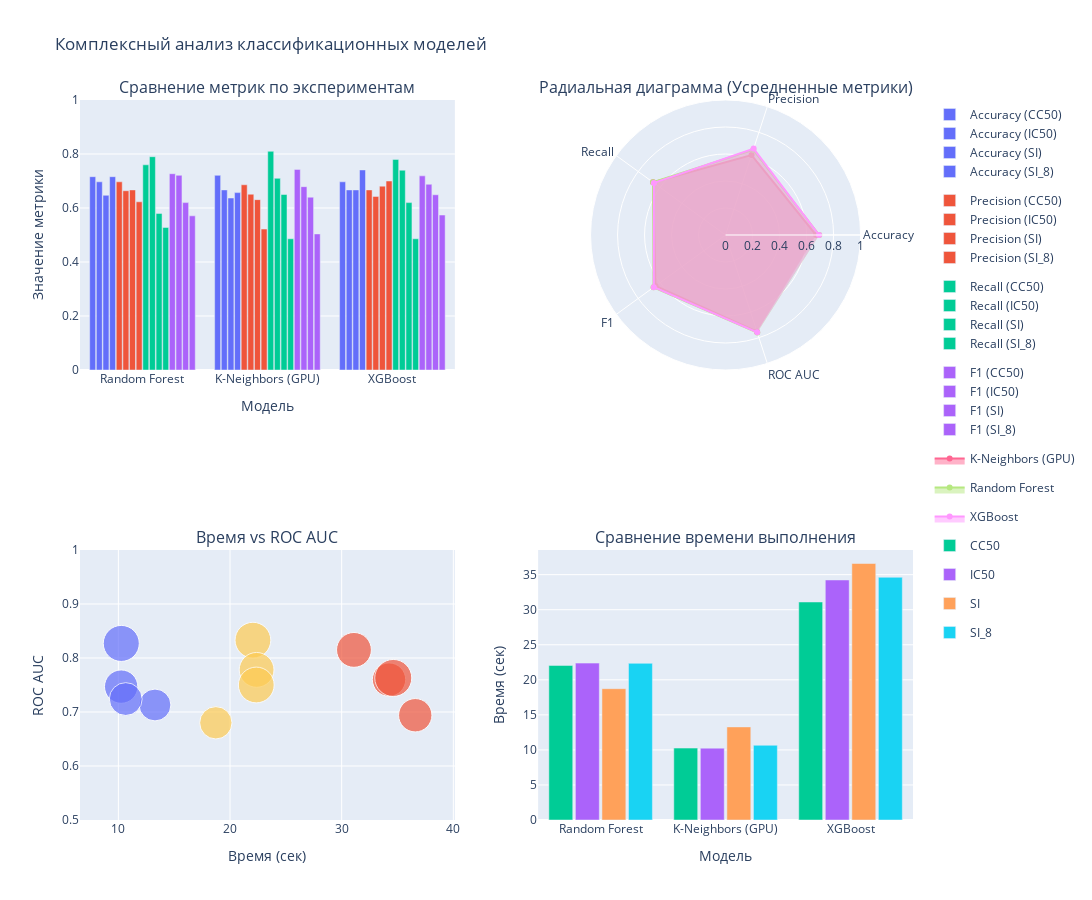

The notebook cell this image was saved under:
### Code cell
data = [
    {'Model': 'Random Forest', 'Accuracy': 0.716, 'Precision': 0.697, 'Recall': 0.76, 
     'F1': 0.727, 'ROC AUC': 0.833, 'Time (sec)': 22.05, 'Experiment': 'CC50'},
    {'Model': 'K-Neighbors (GPU)', 'Accuracy': 0.721, 'Precision': 0.686, 'Recall': 0.81, 
     'F1': 0.743, 'ROC AUC': 0.827, 'Time (sec)': 10.26, 'Experiment': 'CC50'},
    {'Model': 'XGBoost', 'Accuracy': 0.697, 'Precision': 0.667, 'Recall': 0.78, 
     'F1': 0.719, 'ROC AUC': 0.815, 'Time (sec)': 31.1, 'Experiment': 'CC50'},
    
    {'Model': 'XGBoost', 'Accuracy': 0.667, 'Precision': 0.643, 'Recall': 0.74, 
     'F1': 0.688, 'ROC AUC': 0.760, 'Time (sec)': 34.24, 'Experiment': 'IC50'},
    {'Model': 'K-Neighbors (GPU)', 'Accuracy': 0.667, 'Precision': 0.651, 'Recall': 0.71, 
     'F1': 0.679, 'ROC AUC': 0.747, 'Time (sec)': 10.25, 'Experiment': 'IC50'},
    {'Model': 'Random Forest', 'Accuracy': 0.697, 'Precision': 0.664, 'Recall': 0.79, 
     'F1': 0.721, 'ROC AUC': 0.778, 'Time (sec)': 22.38, 'Experiment': 'IC50'},
    
    {'Model': 'XGBoost', 'Accuracy': 0.667, 'Precision': 0.681, 'Recall': 0.62, 
     'F1': 0.649, 'ROC AUC': 0.694, 'Time (sec)': 36.59, 'Experiment': 'SI'},
    {'Model': 'K-Neighbors (GPU)', 'Accuracy': 0.637, 'Precision': 0.631, 'Recall': 0.65, 
     'F1': 0.640, 'ROC AUC': 0.713, 'Time (sec)': 13.28, 'Experiment': 'SI'},
    {'Model': 'Random Forest', 'Accuracy': 0.647, 'Precision': 0.667, 'Recall': 0.58, 
     'F1': 0.620, 'ROC AUC': 0.680, 'Time (sec)': 18.73, 'Experiment': 'SI'},
    
    {'Model': 'XGBoost', 'Accuracy': 0.741, 'Precision': 0.700, 'Recall': 0.486, 
     'F1': 0.574, 'ROC AUC': 0.763, 'Time (sec)': 34.62, 'Experiment': 'SI_8'},
    {'Model': 'K-Neighbors (GPU)', 'Accuracy': 0.657, 'Precision': 0.522, 'Recall': 0.486, 
     'F1': 0.504, 'ROC AUC': 0.724, 'Time (sec)': 10.66, 'Experiment': 'SI_8'},
    {'Model': 'Random Forest', 'Accuracy': 0.716, 'Precision': 0.623, 'Recall': 0.528, 
     'F1': 0.571, 'ROC AUC': 0.750, 'Time (sec)': 22.35, 'Experiment': 'SI_8'}
]

df = pd.DataFrame(data)

fig = make_subplots(
    rows=2, cols=2,
    specs=[[{"type": "xy"}, {"type": "polar"}],
           [{"type": "xy"}, {"type": "xy"}]],
    subplot_titles=("Сравнение метрик по экспериментам", 
                   "Радиальная диаграмма (Усредненные метрики)",
                   "Время vs ROC AUC",
                   "Сравнение времени выполнения")
)


metrics = ['Accuracy', 'Precision', 'Recall', 'F1', 'ROC AUC']
for i, metric in enumerate(metrics[:4]):
    for exp in df['Experiment'].unique():
        exp_data = df[df['Experiment'] == exp]
        fig.add_trace(
            go.Bar(
                x=exp_data['Model'],
                y=exp_data[metric],
                name=f"{metric} ({exp})",
                legendgroup=metric,
                marker_color=px.colors.qualitative.Plotly[i],
                showlegend=True
            ),
            row=1, col=1
        )

avg_metrics = df.groupby('Model').mean(numeric_only=True).reset_index()

for model in avg_metrics['Model'].unique():
    model_data = avg_metrics[avg_metrics['Model'] == model].iloc[0]
    fig.add_trace(
        go.Scatterpolar(
            r=[model_data['Accuracy'], model_data['Precision'], 
               model_data['Recall'], model_data['F1'], model_data['ROC AUC']],
            theta=['Accuracy', 'Precision', 'Recall', 'F1', 'ROC AUC'],
            fill='toself',
            name=model,
            subplot="polar"
        ),
        row=1, col=2
    )

for model in df['Model'].unique():
    model_data = df[df['Model'] == model]
    fig.add_trace(
        go.Scatter(
            x=model_data['Time (sec)'],
            y=model_data['ROC AUC'],
            mode='markers',
            marker_size=model_data['Accuracy']*50,
            name=model,
            text=model_data['Experiment'],
            hovertemplate="<b>%{text}</b><br>Time: %{x}s<br>ROC AUC: %{y}<br>Accuracy: %{marker.size:.1f}%",
            showlegend=False
        ),
        row=2, col=1
    )

for exp in df['Experiment'].unique():
    exp_data = df[df['Experiment'] == exp]
    fig.add_trace(
        go.Bar(
            x=exp_data['Model'],
            y=exp_data['Time (sec)'],
            name=exp,
            showlegend=True
        ),
        row=2, col=2
    )

fig.update_layout(
    height=900,
    width=1200,
    title_text="Комплексный анализ классификационных моделей",
    polar=dict(
        radialaxis=dict(
            visible=True,
            range=[0, 1]
        )
    ),
    bargap=0.15,
    bargroupgap=0.1
)

fig.update_yaxes(title_text="Значение метрики", range=[0, 1], row=1, col=1)
fig.update_yaxes(title_text="ROC AUC", range=[0.5, 1], row=2, col=1)
fig.update_xaxes(title_text="Модель", row=1, col=1)
fig.update_xaxes(title_text="Время (сек)", row=2, col=1)
fig.update_xaxes(title_text="Модель", row=2, col=2)
fig.update_yaxes(title_text="Время (сек)", row=2, col=2)

fig.show()

### Figure 1 — Plotly figure (JSON) as saved in the notebook; plotly's stock layout.template omitted (floating-point values rounded to 4 significant figures)
{"data": [{"legendgroup": "Accuracy", "marker": {"color": "#636EFA"}, "name": "Accuracy (CC50)", "showlegend": true, "type": "bar", "x": ["Random Forest", "K-Neighbors (GPU)", "XGBoost"], "xaxis": "x", "y": [0.716, 0.721, 0.697], "yaxis": "y"}, {"legendgroup": "Accuracy", "marker": {"color": "#636EFA"}, "name": "Accuracy (IC50)", "showlegend": true, "type": "bar", "x": ["XGBoost", "K-Neighbors (GPU)", "Random Forest"], "xaxis": "x", "y": [0.667, 0.667, 0.697], "yaxis": "y"}, {"legendgroup": "Accuracy", "marker": {"color": "#636EFA"}, "name": "Accuracy (SI)", "showlegend": true, "type": "bar", "x": ["XGBoost", "K-Neighbors (GPU)", "Random Forest"], "xaxis": "x", "y": [0.667, 0.637, 0.647], "yaxis": "y"}, {"legendgroup": "Accuracy", "marker": {"color": "#636EFA"}, "name": "Accuracy (SI_8)", "showlegend": true, "type": "bar", "x": ["XGBoost", "K-Neighbors (GPU)", "Random Forest"], "xaxis": "x", "y": [0.741, 0.657, 0.716], "yaxis": "y"}, {"legendgroup": "Precision", "marker": {"color": "#EF553B"}, "name": "Precision (CC50)", "showlegend": true, "type": "bar", "x": ["Random Forest", "K-Neighbors (GPU)", "XGBoost"], "xaxis": "x", "y": [0.697, 0.686, 0.667], "yaxis": "y"}, {"legendgroup": "Precision", "marker": {"color": "#EF553B"}, "name": "Precision (IC50)", "showlegend": true, "type": "bar", "x": ["XGBoost", "K-Neighbors (GPU)", "Random Forest"], "xaxis": "x", "y": [0.643, 0.651, 0.664], "yaxis": "y"}, {"legendgroup": "Precision", "marker": {"color": "#EF553B"}, "name": "Precision (SI)", "showlegend": true, "type": "bar", "x": ["XGBoost", "K-Neighbors (GPU)", "Random Forest"], "xaxis": "x", "y": [0.681, 0.631, 0.667], "yaxis": "y"}, {"legendgroup": "Precision", "marker": {"color": "#EF553B"}, "name": "Precision (SI_8)", "showlegend": true, "type": "bar", "x": ["XGBoost", "K-Neighbors (GPU)", "Random Forest"], "xaxis": "x", "y": [0.7, 0.522, 0.623], "yaxis": "y"}, {"legendgroup": "Recall", "marker": {"color": "#00CC96"}, "name": "Recall (CC50)", "showlegend": true, "type": "bar", "x": ["Random Forest", "K-Neighbors (GPU)", "XGBoost"], "xaxis": "x", "y": [0.76, 0.81, 0.78], "yaxis": "y"}, {"legendgroup": "Recall", "marker": {"color": "#00CC96"}, "name": "Recall (IC50)", "showlegend": true, "type": "bar", "x": ["XGBoost", "K-Neighbors (GPU)", "Random Forest"], "xaxis": "x", "y": [0.74, 0.71, 0.79], "yaxis": "y"}, {"legendgroup": "Recall", "marker": {"color": "#00CC96"}, "name": "Recall (SI)", "showlegend": true, "type": "bar", "x": ["XGBoost", "K-Neighbors (GPU)", "Random Forest"], "xaxis": "x", "y": [0.62, 0.65, 0.58], "yaxis": "y"}, {"legendgroup": "Recall", "marker": {"color": "#00CC96"}, "name": "Recall (SI_8)", "showlegend": true, "type": "bar", "x": ["XGBoost", "K-Neighbors (GPU)", "Random Forest"], "xaxis": "x", "y": [0.486, 0.486, 0.528], "yaxis": "y"}, {"legendgroup": "F1", "marker": {"color": "#AB63FA"}, "name": "F1 (CC50)", "showlegend": true, "type": "bar", "x": ["Random Forest", "K-Neighbors (GPU)", "XGBoost"], "xaxis": "x", "y": [0.727, 0.743, 0.719], "yaxis": "y"}, {"legendgroup": "F1", "marker": {"color": "#AB63FA"}, "name": "F1 (IC50)", "showlegend": true, "type": "bar", "x": ["XGBoost", "K-Neighbors (GPU)", "Random Forest"], "xaxis": "x", "y": [0.688, 0.679, 0.721], "yaxis": "y"}, {"legendgroup": "F1", "marker": {"color": "#AB63FA"}, "name": "F1 (SI)", "showlegend": true, "type": "bar", "x": ["XGBoost", "K-Neighbors (GPU)", "Random Forest"], "xaxis": "x", "y": [0.649, 0.64, 0.62], "yaxis": "y"}, {"legendgroup": "F1", "marker": {"color": "#AB63FA"}, "name": "F1 (SI_8)", "showlegend": true, "type": "bar", "x": ["XGBoost", "K-Neighbors (GPU)", "Random Forest"], "xaxis": "x", "y": [0.574, 0.504, 0.571], "yaxis": "y"}, {"fill": "toself", "name": "K-Neighbors (GPU)", "r": [0.6705, 0.6225, 0.664, 0.6415, 0.7528], "subplot": "polar", "theta": ["Accuracy", "Precision", "Recall", "F1", "ROC AUC"], "type": "scatterpolar"}, {"fill": "toself", "name": "Random Forest", "r": [0.694, 0.6627, 0.6645, 0.6597, 0.7602], "subplot": "polar", "theta": ["Accuracy", "Precision", "Recall", "F1", "ROC AUC"], "type": "scatterpolar"}, {"fill": "toself", "name": "XGBoost", "r": [0.693, 0.6727, 0.6565, 0.6575, 0.758], "subplot": "polar", "theta": ["Accuracy", "Precision", "Recall", "F1", "ROC AUC"], "type": "scatterpolar"}, {"hovertemplate": "<b>%{text}</b><br>Time: %{x}s<br>ROC AUC: %{y}<br>Accuracy: %{marker.size:.1f}%", "marker": {"size": [35.8, 34.85, 32.35, 35.8]}, "mode": "markers", "name": "Random Forest", "showlegend": false, "text": ["CC50", "IC50", "SI", "SI_8"], "type": "scatter", "x": [22.05, 22.38, 18.73, 22.35], "xaxis": "x2", "y": [0.833, 0.778, 0.68, 0.75], "yaxis": "y2"}, {"hovertemplate": "<b>%{text}</b><br>Time: %{x}s<br>ROC AUC: %{y}<br>Accuracy: %{marker.size:.1f}%", "marker": {"size": [36.05, 33.35, 31.85, 32.85]}, "mode": "markers", "name": "K-Neighbors (GPU)", "showlegend": false, "text": ["CC50", "IC50", "SI", "SI_8"], "type": "scatter", "x": [10.26, 10.25, 13.28, 10.66], "xaxis": "x2", "y": [0.827, 0.747, 0.713, 0.724], "yaxis": "y2"}, {"hovertemplate": "<b>%{text}</b><br>Time: %{x}s<br>ROC AUC: %{y}<br>Accuracy: %{marker.size:.1f}%", "marker": {"size": [34.85, 33.35, 33.35, 37.05]}, "mode": "markers", "name": "XGBoost", "showlegend": false, "text": ["CC50", "IC50", "SI", "SI_8"], "type": "scatter", "x": [31.1, 34.24, 36.59, 34.62], "xaxis": "x2", "y": [0.815, 0.76, 0.694, 0.763], "yaxis": "y2"}, {"name": "CC50", "showlegend": true, "type": "bar", "x": ["Random Forest", "K-Neighbors (GPU)", "XGBoost"], "xaxis": "x3", "y": [22.05, 10.26, 31.1], "yaxis": "y3"}, {"name": "IC50", "showlegend": true, "type": "bar", "x": ["XGBoost", "K-Neighbors (GPU)", "Random Forest"], "xaxis": "x3", "y": [34.24, 10.25, 22.38], "yaxis": "y3"}, {"name": "SI", "showlegend": true, "type": "bar", "x": ["XGBoost", "K-Neighbors (GPU)", "Random Forest"], "xaxis": "x3", "y": [36.59, 13.28, 18.73], "yaxis": "y3"}, {"name": "SI_8", "showlegend": true, "type": "bar", "x": ["XGBoost", "K-Neighbors (GPU)", "Random Forest"], "xaxis": "x3", "y": [34.62, 10.66, 22.35], "yaxis": "y3"}], "layout": {"annotations": [{"font": {"size": 16}, "showarrow": false, "text": "Сравнение метрик по экспериментам", "x": 0.225, "xanchor": "center", "xref": "paper", "y": 1, "yanchor": "bottom", "yref": "paper"}, {"font": {"size": 16}, "showarrow": false, "text": "Радиальная диаграмма (Усредненные метрики)", "x": 0.775, "xanchor": "center", "xref": "paper", "y": 1, "yanchor": "bottom", "yref": "paper"}, {"font": {"size": 16}, "showarrow": false, "text": "Время vs ROC AUC", "x": 0.225, "xanchor": "center", "xref": "paper", "y": 0.375, "yanchor": "bottom", "yref": "paper"}, {"font": {"size": 16}, "showarrow": false, "text": "Сравнение времени выполнения", "x": 0.775, "xanchor": "center", "xref": "paper", "y": 0.375, "yanchor": "bottom", "yref": "paper"}], "bargap": 0.15, "bargroupgap": 0.1, "height": 900, "polar": {"domain": {"x": [0.55, 1], "y": [0.625, 1]}, "radialaxis": {"range": [0, 1], "visible": true}}, "title": {"text": "Комплексный анализ классификационных моделей"}, "width": 1200, "xaxis": {"anchor": "y", "domain": [0, 0.45], "title": {"text": "Модель"}}, "xaxis2": {"anchor": "y2", "domain": [0, 0.45], "title": {"text": "Время (сек)"}}, "xaxis3": {"anchor": "y3", "domain": [0.55, 1], "title": {"text": "Модель"}}, "yaxis": {"anchor": "x", "domain": [0.625, 1], "range": [0, 1], "title": {"text": "Значение метрики"}}, "yaxis2": {"anchor": "x2", "domain": [0, 0.375], "range": [0.5, 1], "title": {"text": "ROC AUC"}}, "yaxis3": {"anchor": "x3", "domain": [0, 0.375], "title": {"text": "Время (сек)"}}}}
